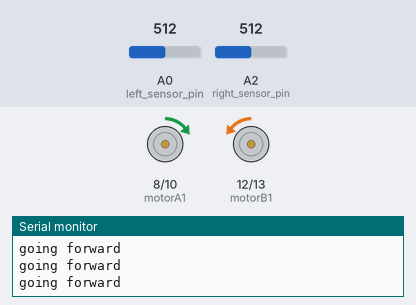
Simulated run of this sketch. Board: Arduino Uno, built with avr-gcc and run on an emulated ATmega328P. Parts: motor-driver pin pairs drawn as motors (green arrow = first pin HIGH = forward, orange = second pin HIGH = backward, longer = more drive, scaled by the enable pin), the last lines printed to the serial monitor. The test bench sets the inputs (shaded band); at power-on: A0 (left_sensor_pin) = 512, A2 (right_sensor_pin) = 512.

Above: at 4.2 s.
4.3 s: A0 (left_sensor_pin) set to 491
At 5.3 s:
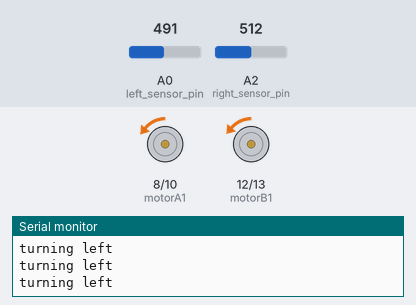
5.8 s: A2 (right_sensor_pin) set to 490
At 6.2 s:
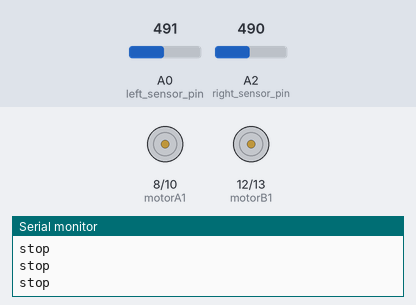
7.3 s: A0 (left_sensor_pin) set to 510
At 8.5 s:
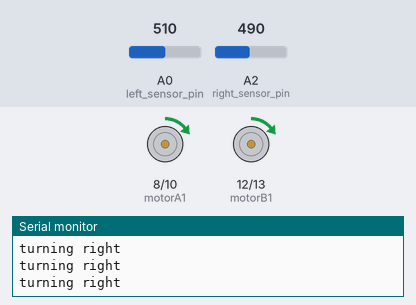
8.8 s: A0 (left_sensor_pin) set to 490
At 9.5 s:
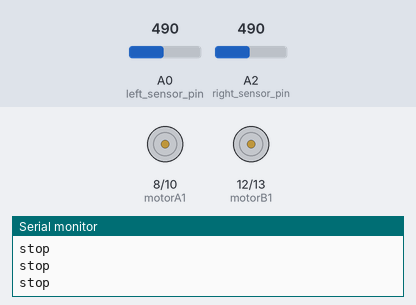
10.3 s: A2 (right_sensor_pin) set to 512
At 11.1 s:
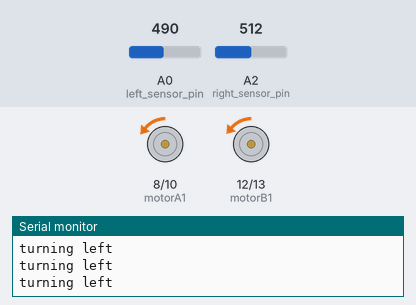
Timing chart, 0 to 13.3 s (numbered marks = the images above; inputs shaded):
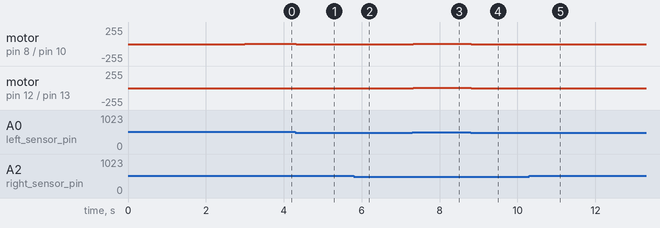

The sketch:

sketch_nov27a.ino
```cpp
 int vSpeed = 2;        // MAX 255
  int turn_speed = 1;    // MAX 255
  int turn_delay = 2;

//L293 Connection
  const int motorA1      = 8;
  const int motorA2      = 10;
  const int motorAspeed  = 9;
  const int motorB1      = 12;
  const int motorB2      = 13;
  const int motorBspeed  = 11;

//Sensor Connection
  const int left_sensor_pin =A0;
  const int right_sensor_pin =A2;


  int left_sensor_state;
  int right_sensor_state;

void setup() {
  pinMode(motorA1, OUTPUT);
  pinMode(motorA2, OUTPUT);
  pinMode(motorB1, OUTPUT);
  pinMode(motorB2, OUTPUT);

  Serial.begin(9600);

  delay(3000);

}

void loop() {


left_sensor_state = analogRead(left_sensor_pin);
right_sensor_state = analogRead(right_sensor_pin);

if(right_sensor_state > 500 && left_sensor_state < 500)
{
  Serial.println("turning left");

  digitalWrite (motorA1,LOW);
  digitalWrite(motorA2,HIGH);
  digitalWrite (motorB1,LOW);
  digitalWrite(motorB2,HIGH);

  analogWrite (motorAspeed, vSpeed);
  analogWrite (motorBspeed, turn_speed);

  }
if(right_sensor_state < 500 && left_sensor_state > 500)
{
  Serial.println("turning right");

  digitalWrite (motorA1,HIGH);
  digitalWrite(motorA2,LOW);
  digitalWrite (motorB1,HIGH);
  digitalWrite(motorB2,LOW);

  analogWrite (motorAspeed, turn_speed);
  analogWrite (motorBspeed, vSpeed);

  delay(turn_delay);
  }

if(right_sensor_state > 500 && left_sensor_state > 500)
{
  Serial.println("going forward");

  digitalWrite (motorA2,LOW);
  digitalWrite(motorA1,HIGH);
  digitalWrite (motorB2,HIGH);
  digitalWrite(motorB1,LOW);

  analogWrite (motorAspeed, vSpeed);
  analogWrite (motorBspeed, vSpeed);

  delay(turn_delay);

  }

if(right_sensor_state < 500 && left_sensor_state < 500)
{
  Serial.println("stop");

  analogWrite (motorAspeed, 0);
  analogWrite (motorBspeed, 0);

  }


}
```

Measured:
- after the input at 4.3 s, motor on pin 8 (motorA1) / pin 10 (motorA2): forward 2/255 → backward 2/255 at once; motor on pin 12 (motorB1) / pin 13 (motorB2): backward 2/255 → backward 1/255 at once
- after the input at 5.8 s, motor on pin 8 (motorA1) / pin 10 (motorA2): backward 2/255 → stopped at once; motor on pin 12 (motorB1) / pin 13 (motorB2): backward 1/255 → stopped at once
- after the input at 7.3 s, motor on pin 8 (motorA1) / pin 10 (motorA2), motor on pin 12 (motorB1) / pin 13 (motorB2): stopped → forward 2/255 at once
- after the input at 8.8 s, motor on pin 8 (motorA1) / pin 10 (motorA2), motor on pin 12 (motorB1) / pin 13 (motorB2): forward 2/255 → stopped at once
- after the input at 10.3 s, motor on pin 8 (motorA1) / pin 10 (motorA2): stopped → backward 2/255 at once; motor on pin 12 (motorB1) / pin 13 (motorB2): stopped → backward 1/255 at once
